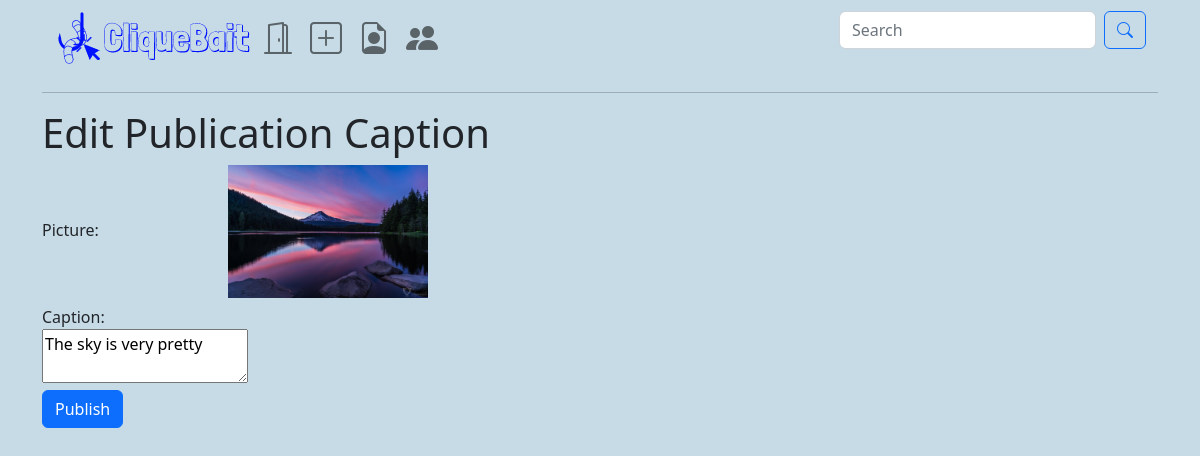
The app's page /Publication/edit/24 (signed in) with its own data.
### tables this page shows
CREATE TABLE `publication` (
  `publication_id` int(11) NOT NULL,
  `profile_id` int(11) NOT NULL,
  `picture` varchar(128) NOT NULL,
  `caption` text NOT NULL,
  `timestamp` timestamp NOT NULL DEFAULT current_timestamp()
);

### app/core/Controller.php (called while the page is built, shortened)
<?php
class Controller{
	public function view($name, $data = []){
		include('app/views/' . $name . '.php');
	}
}

### app/core/App.php (called while the page is built, shortened)
<?php
class App{
	private $method = 'index';
	public function __construct(){
		$url = $this->parseUrl($_GET['url'] ?? '');
		if(isset($url[0])){
			unset($url[0]);
		}
		$this->controller = new $this->controller;
		if(isset($url[1]) && method_exists($this->controller, $url[1])){
			$this->method = $url[1];
			unset($url[1]);
		}
		$params = $url ? array_values($url) : [];
		call_user_func_array([ $this->controller, $this->method ], $params);
	}
	public static function parseUrl(){
		if(isset($_GET['url'])){
			return explode('/',
				filter_var(
					rtrim($_GET['url'], '/'))
				,FILTER_SANITIZE_URL);
		}
	}
}

### index.php (called while the page is built, shortened)
<?php
new app\core\App;

### app/core/Model.php (called while the page is built, shortened)
<?php
class Model{
	public function __construct(){
		$host = 'localhost';
		$dbname = 'cliquebait';
		$user = 'root';
		$pass = '';
		try {
			$this->connection = new \PDO("mysql:host=$host;dbname=$dbname", $user, $pass);
		}
		catch(PDOException $e) {
			echo $e->getMessage();
		}
	}
}

### app/models/Publication.php (called while the page is built, shortened)
<?php
class Publication extends \app\core\Model{
	public function get($publication_id){
		$SQL = "SELECT * FROM publication WHERE publication_id=:publication_id";
		$STH = $this->connection->prepare($SQL);
		$STH->execute(['publication_id'=>$publication_id]);
		$STH->setFetchMode(\PDO::FETCH_CLASS, 'app\models\Publication');
		return $STH->fetch();
	}
}

### app/views/Publication/edit.php (the view, shortened to what this page needs)
<h1>Edit Publication Caption</h1>
<form action='' method='post' enctype='multipart/form-data'>
	<div class="form-group">
		<label class="col-sm-2 col-form-label">Picture:</label><img id='pic_preview' src='/images/<?=$data->picture ?>' style="max-width:200px;max-height:200px" />
	</div>
	<div class="form-group">
		<label class="col-sm-2 col-form-label">Caption:<textarea placeholder='Say something about your picture.' name="caption"><?= htmlspecialchars($data->caption) ?></textarea></label>
	</div>
	<input type="submit" name="action" value="Publish" class='btn btn-primary' />
</form>

### records on screen
publication: picture (picture), caption "The sky is very pretty"
